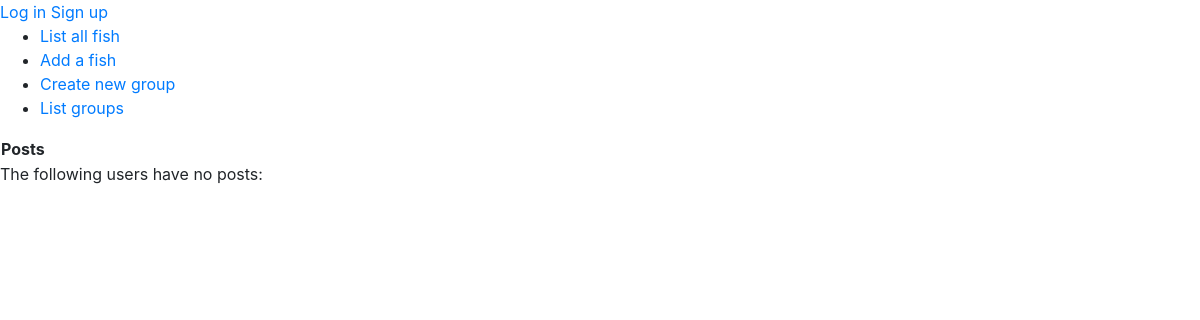
The page /fish on the database as committed earlier.
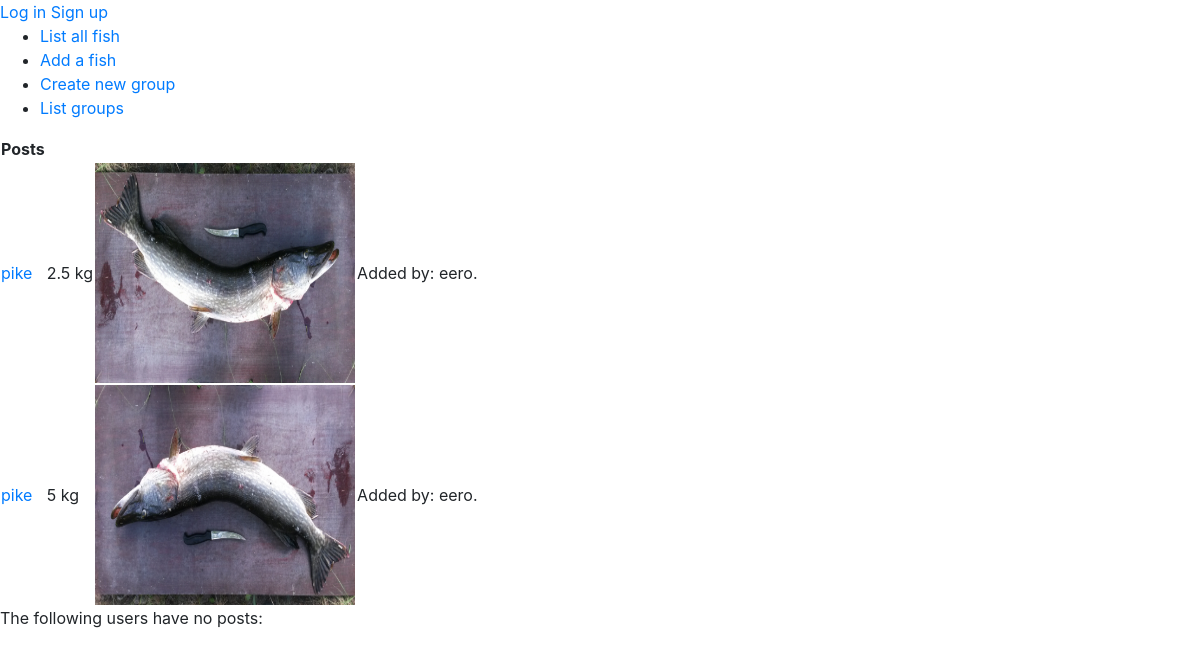
The same page on the database as committed later.
### application/fish/models.py (models this page shows, shortened)
class Fish(Base):
    species = db.Column(db.String(144), nullable=False)
    weight = db.Column(db.Numeric(precision=4, asdecimal=False, decimal_return_scale=None))
    image_file = db.Column(db.String(20))
    account_id = db.Column(db.Integer, db.ForeignKey('account.id'),
                            nullable=False)

### application/auth/models.py (models this page shows, shortened)
class User(Base):
    __tablename__ = "account"
    username = db.Column(db.String(144), unique=True, nullable=False)
    password = db.Column(db.String(144), nullable=False)
    groups = db.relationship('Group', secondary=groups, backref=db.backref('accounts', lazy=True))
    fish = db.relationship("Fish",backref='account',lazy=True)
    @staticmethod
    def find_users_with_no_posts():
        stmt = text("SELECT Account.id, Account.username FROM Account"
                     " LEFT JOIN Fish ON Fish.account_id = Account.id"
                     " WHERE (Fish.species IS null)")
        res = db.engine.execute(stmt)
        response = []
        for row in res:
            response.append({"name":row[1]})
        return response

### application/fish/views.py (the view)
@app.route("/fish", methods=["GET"])
def fish_index():
    fish = Fish.query.all()
    no_posts = User.find_users_with_no_posts()
    return render_template("fish/list.html", fish=fish, users=User.query.all(),
                no_posts=no_posts)

### application/__init__.py (called while the page is built)
@app.after_request
def add_header(response):
    response.headers['Cache-Control'] = 'no-store, no-cache, must-revalidate, post-check=0, pre-check=0, max-age=0'
    response.headers['Pragma'] = 'no-cache'
    response.headers['Expires'] = '-1'
    return response

### application/templates/fish/list.html (shortened to what this page needs)
{% extends "layout.html" %}
{% block body %}
<table>
  <tr>
    <th>Posts</th>
  </tr>
  {% for fish in fish %}
  <tr>
    <td><a href="{{ url_for('fish_view', fish_id=fish.id) }}"> {{ fish.species }}</a></td>
    <td>{{ fish.weight }} kg</td>
    {% if not fish.image_file == None %}
    <td>
      <img src="{{ url_for('static', filename='pictures/'+ fish.image_file) }}" height="220" width="260"
        alt="Current Fish image">
    </td>
    {% endif %}
    {% for user in users %}
    {% if user.id == fish.account_id and current_user.id != fish.account_id %}
    <td>Added by: {{ user.username }}.</td>
    {% endif %}
    {% endfor %}
  </tr>
  {% endfor %}
</table>
{% if no_posts is defined %}
<p>
  The following users have no posts:
</p>
{% endif %}
{% endblock %}

### application/templates/layout.html (shortened to what this page needs)
<!DOCTYPE html>
<html>
<head>
  <link rel="stylesheet" href="https://maxcdn.bootstrapcdn.com/bootstrap/4.0.0/css/bootstrap.min.css">
</head>
<body>
  {% if current_user.is_authenticated %}
  <p>
  Logged in as {{ current_user.username }}. <a href="{{ url_for('auth_logout') }}">Log out</a>
  </p>
  {% else %}
  <a href="{{ url_for('auth_login') }}">Log in</a>
  <a href="{{ url_for('auth_signup') }}">Sign up</a>
  {% endif %}
  <ul>
    <li><a href="{{ url_for('fish_index') }}">List all fish</a></li>
    <li><a href="{{ url_for('fish_new') }}">Add a fish</a></li>
    <li><a href="{{ url_for('group_new') }}">Create new group</a></li>
    <li><a href="{{ url_for('group_index') }}">List groups</a></li>
  </ul>
  {% block body %}{% endblock %}
</body>
</html>

Rows that differ between the two databases and show on the page:
added Fish: species "pike", weight "2.5", image_file (picture)
added User: username "eero"
added Fish: species "pike", weight "5", image_file (picture)
